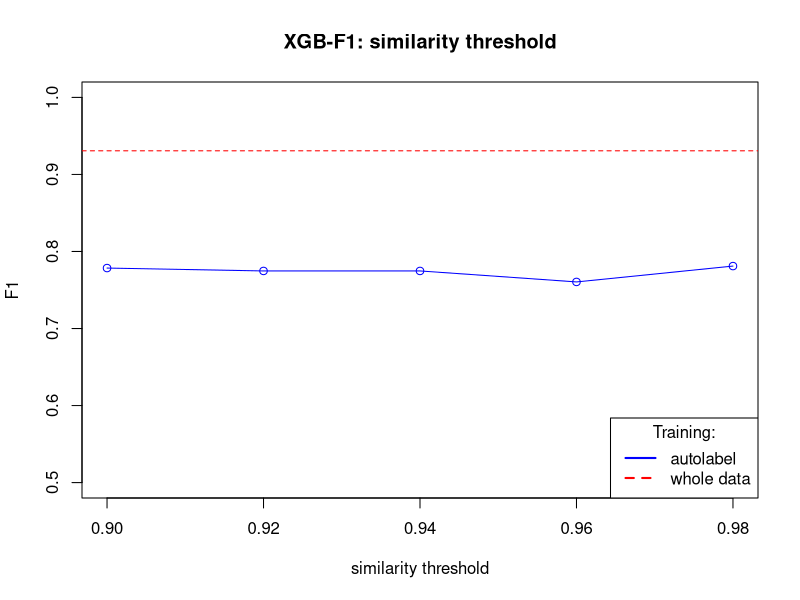
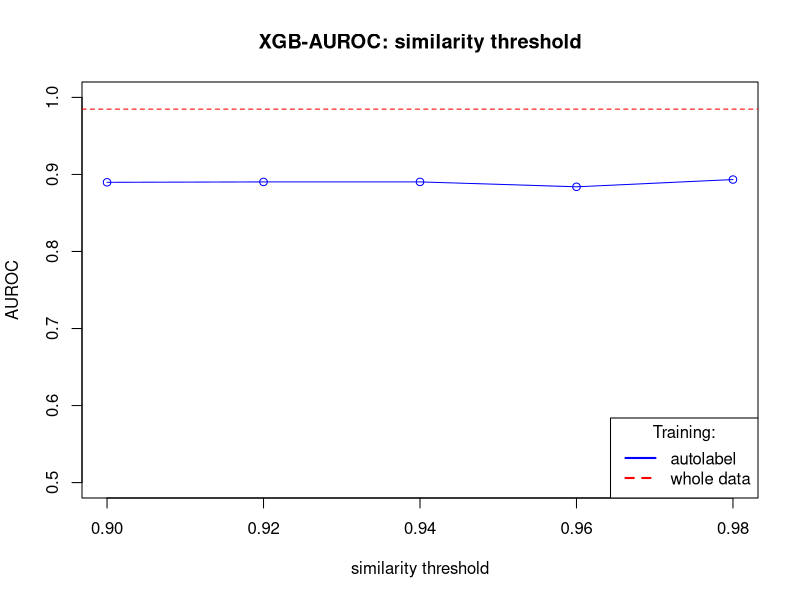
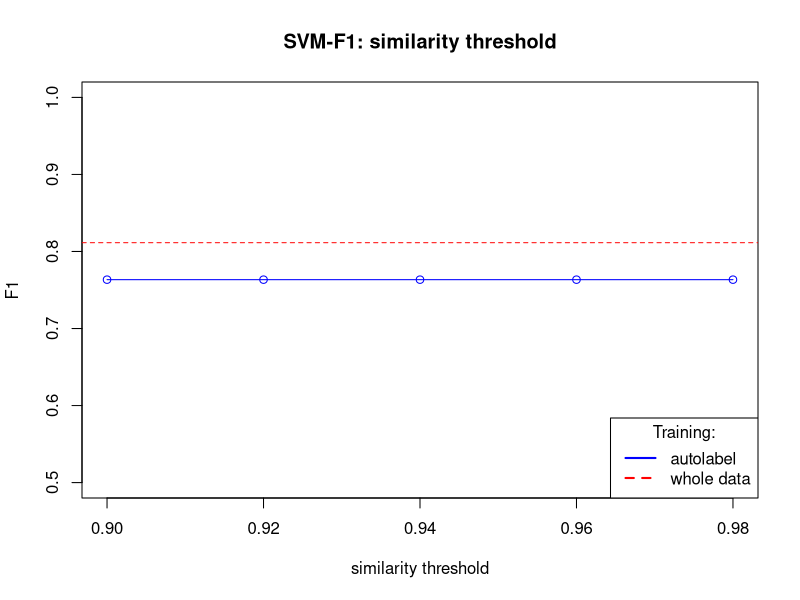
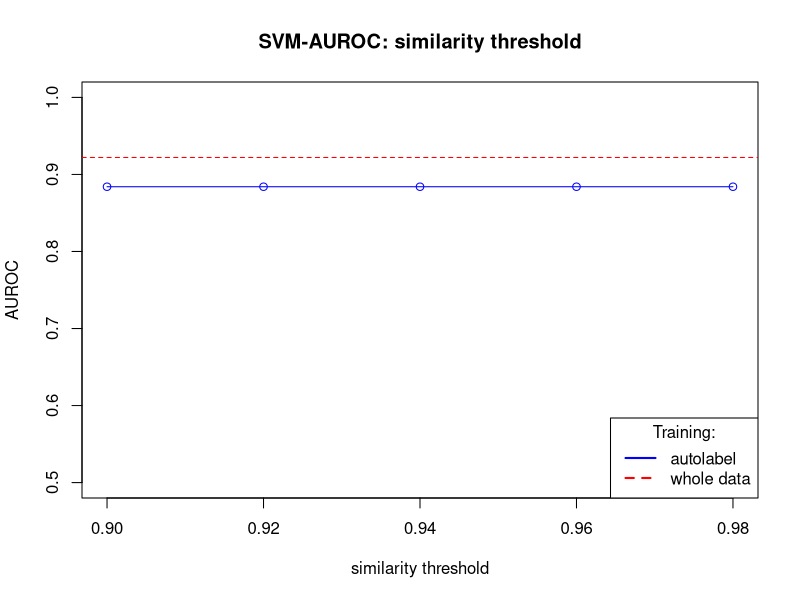

Write the R code that produced these figures, in order.
if (!require(glue))
  install.packages('glue')
library(glue)

data_to_compare <- read.csv('experiments/experiments_results/whole_data_to_compare.csv', header = TRUE, sep = ",")
f1_col <- 'final.F1'
auroc_col <- 'final.AUROC'
y_lim <- c(0.5, 1)

xgb_result <- data_to_compare[data_to_compare$classifier=='xgb', ]
xgb_f1_compare    <- xgb_result[[f1_col]][1]
xgb_auroc_compare <- xgb_result[[auroc_col]][1]
svm_result <- data_to_compare[data_to_compare$classifier=='svm', ]
svm_f1_compare    <- svm_result[[f1_col]][1]
svm_auroc_compare <- svm_result[[auroc_col]][1]

common_plot <- function(data ,X_column, desc){
  xgb_data <- data[data$classifier=='xgb',]
  xgb_F1s <- xgb_data[[f1_col]]
  xgb_AUROCs <- xgb_data[[auroc_col]]
  
  svm_data <- data[data$classifier=='svm',]
  svm_F1s <- svm_data[[f1_col]]
  svm_AUROCs <- svm_data[[auroc_col]]
  
  Xs <- xgb_data[[X_column]]
  
  # plot xgb-f1
  plot(Xs, xgb_F1s, main = glue('XGB-F1: {desc}'), type = 'o', col = 'blue', ylim = y_lim, xlab = desc, ylab = 'F1')
  abline(h = xgb_f1_compare, col='red', lty=2)
  legend(x = 'bottomright', title = 'Training:', c('autolabel', 'whole data'), lty=c(1, 2), col=c('blue','red'), lwd = 2)
  
  # plot xgb-auroc
  plot(Xs, xgb_AUROCs, main = glue('XGB-AUROC: {desc}'),type = 'o', col = 'blue', ylim = y_lim, xlab = desc, ylab = 'AUROC')
  abline(h = xgb_auroc_compare, col='red', lty=2)
  legend(x = 'bottomright', title = 'Training:', c('autolabel', 'whole data'), lty=c(1, 2), col=c('blue','red'), lwd = 2)
  
  # plot svm-f1
  plot(Xs, svm_F1s, main = glue('SVM-F1: {desc}'),type = 'o', col = 'blue', ylim = y_lim, xlab = desc, ylab = 'F1')
  abline(h = svm_f1_compare, col='red', lty=2)
  legend(x = 'bottomright', title = 'Training:', c('autolabel', 'whole data'), lty=c(1, 2), col=c('blue','red'), lwd = 2)
  
  # plot svm-auroc
  plot(Xs, svm_AUROCs, main = glue('SVM-AUROC: {desc}'),type = 'o', col = 'blue', ylim = y_lim, xlab = desc, ylab = 'AUROC')
  abline(h = svm_auroc_compare, col='red', lty=2)
  legend(x = 'bottomright', title = 'Training:', c('autolabel', 'whole data'), lty=c(1, 2), col=c('blue','red'), lwd = 2)
  
}


plot_labelled_set_size_results <- function(){
  data <- read.csv('experiments/experiments_results/labelled_set_size-certainty_threshold.csv', header = TRUE, sep = ",")

  common_plot(data, 'percentage.of.train.size.labelled', 'perc. of labelled')
}

plot_sample_size_results <- function(){
  data <- read.csv('experiments/experiments_results/sample_size-certainty_threshold.csv', header = TRUE, sep = ",")
  
  common_plot(data, 'sample_size', 'sample size')
}

plot_autolabel_perc_results <- function(){
  data <- read.csv('experiments/experiments_results/autolabel_percent_certainty_threshold.csv', header = TRUE, sep = ",")
  
  common_plot(data, 'autolabel_percent', 'autolabel percent')
}

plot_mean_certainty_threshold <- function(){
  data <- read.csv('experiments/experiments_results/mean_certainty_threshold.csv', header = TRUE, sep = ",")
  
  common_plot(data, 'mean_certainty_threshold', 'mean cert. threshold')
}

plot_similarity_threshold <- function(){
  data <- read.csv('experiments/experiments_results/similiarity_threshold.csv', header = TRUE, sep = ",")
  
  common_plot(data, 'similarity_threshold', 'similarity threshold')
}

plot_certainties <- function(){
  data <- read.csv('experiments/experiments_results/svm_certainties.csv', header = TRUE, sep = ",")
  certainties <- data[['mean_certainty']]
  plot(certainties, main = glue('SVM: mean certainty over algorithm'), type = 'l', col = 'blue', ylim = c(0.5, 1), xlab = 'iteration', ylab = 'mean certainty')
}



#plot_labelled_set_size_results()
#plot_sample_size_results()
#plot_autolabel_perc_results()
#plot_certainties()
#plot_mean_certainty_threshold()
plot_similarity_threshold()
